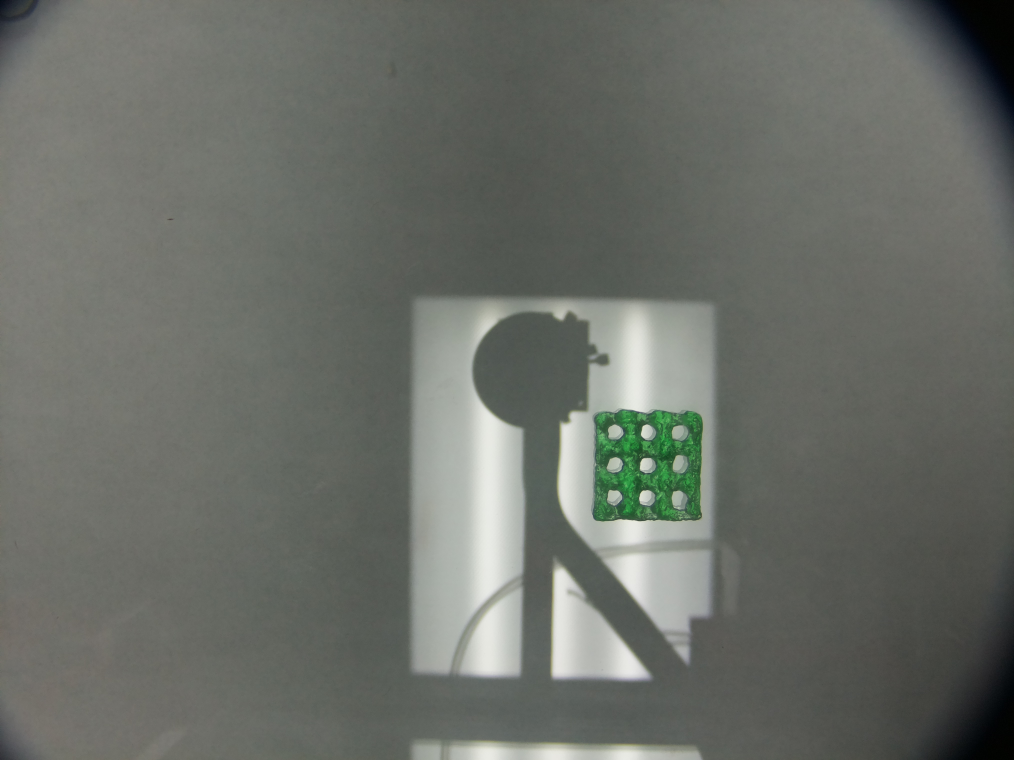
#> input picture images/A5C5Scaffold2/layer_001_001.jpg, 4056 x 3040 px, found by its file name (shown at 1/4 size)
$ python bioprint_vision.py
#> lines starting #> are read from the running program, lines starting #| are printed output that depends on the picture; after the words box and inside, x2 and y2 are one past the last pixel; in counts of white or black regions, pixels touching at a corner belong together
import cv2
import numpy as np
import time


def get_hsv_at_cursor():
    while True:
        x, y = pyautogui.position()
        screenshot = pyautogui.screenshot()
        img = np.array(screenshot)
        img = cv2.cvtColor(img, cv2.COLOR_RGB2BGR)
        b, g, r = img[y, x]
        hsv = cv2.cvtColor(np.uint8([[[b, g, r]]]), cv2.COLOR_BGR2HSV)[0][0]
        print(f"Cursor at ({x}, {y}) - HSV: {hsv}")
        time.sleep(0.5)


def compute_adaptive_green_bounds(hsv_image, h_std_factor=2.0, s_std_factor=1.5, v_std_factor=2.0):
    """
    Adaptively compute HSV bounds for green objects by:
    1. Doing a loose pre-filter for any plausible green hue (H: 35–95)
    2. Sampling the HSV distribution of those pixels
    3. Returning tight bounds centered on the measured mean ± k*std

    Args:
        hsv_image:      Full HSV image (H in [0,179])
        h_std_factor:   How many std-devs to allow around mean Hue
        s_std_factor:   How many std-devs to allow around mean Saturation
        v_std_factor:   How many std-devs to allow around mean Value

    Returns:
        lower (np.array), upper (np.array)  — both in OpenCV HSV scale
    """
    h, s, v = hsv_image[:, :, 0], hsv_image[:, :, 1], hsv_image[:, :, 2]

    # ── Loose pre-filter: green hue band + minimum saturation ──────────────
    loose_green = (h >= 35) & (h <= 95) & (s >= 60)
    if loose_green.sum() < 50:
        print("[WARN] Very few green pixels found in pre-filter. "
              "Falling back to hard-coded defaults.")
        return np.array([60, 140, 52]), np.array([85, 255, 235])

    # ── Sample statistics of confirmed green pixels ────────────────────────
    h_vals = h[loose_green].astype(float)
    s_vals = s[loose_green].astype(float)
    v_vals = v[loose_green].astype(float)

    h_mean, h_std = h_vals.mean(), h_vals.std()
    s_mean, s_std = s_vals.mean(), s_vals.std()
    v_mean, v_std = v_vals.mean(), v_vals.std()

    print(f"[Adaptive HSV] H: {h_mean:.1f} ± {h_std:.1f}  "
          f"S: {s_mean:.1f} ± {s_std:.1f}  "
          f"V: {v_mean:.1f} ± {v_std:.1f}")

    lower = np.array([
        max(0,   int(h_mean - h_std_factor * h_std)),
        max(0,   int(s_mean - s_std_factor * s_std)),
        max(70,   int(v_mean - v_std_factor * v_std)),
    ])
    upper = np.array([
        min(80, int(h_mean + h_std_factor * h_std) + 10),
        255,
        min(200, int(v_mean + v_std_factor * v_std) + 10),
    ])

    print(f"[Adaptive HSV] lower={lower}  upper={upper}")
    return lower, upper


def object_detection(image_path=None):
#> called with image_path = 'images\\A5C5Scaffold2\\layer_001_001.jpg'
    if image_path is None:
        image_path = (
            "/home/ryam/Desktop/bioprint_vision_project/"
            "images/better_square_photos/better_cam_1.jpg"
        )

    image = cv2.imread(image_path)
#> image is the input picture: shape (3040, 4056, 3); mean B, G, R 103.4, 109.7, 106.2
    if image is None:
        raise FileNotFoundError(f"Could not load image: {image_path}")

    # [6 lines of commented-out code are left out]

    hsv = cv2.cvtColor(image, cv2.COLOR_BGR2HSV)
#> hsv: shape (3040, 4056, 3); mean H, S, V 46, 18.1, 109.9

    # ── Adaptive thresholding ──────────────────────────────────────────────
    lower_green, upper_green = compute_adaptive_green_bounds(hsv)
#> in compute_adaptive_green_bounds, `h, s, v = hsv_image[:, :, 0], hsv_image[:, :, 1], hsv_image[:, :, 2]`:
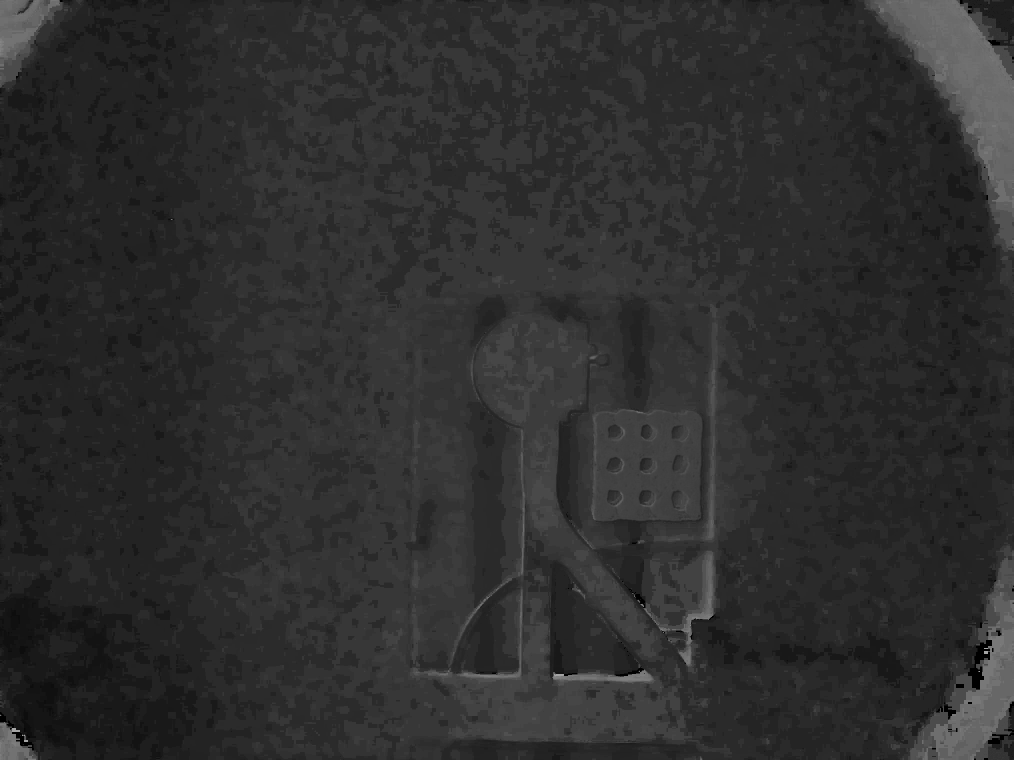
#> h: shape (3040, 4056) (shown at 1/4 size); min 0, max 177, mean 46
#> in compute_adaptive_green_bounds, `h, s, v = hsv_image[:, :, 0], hsv_image[:, :, 1], hsv_image[:, :, 2]`:
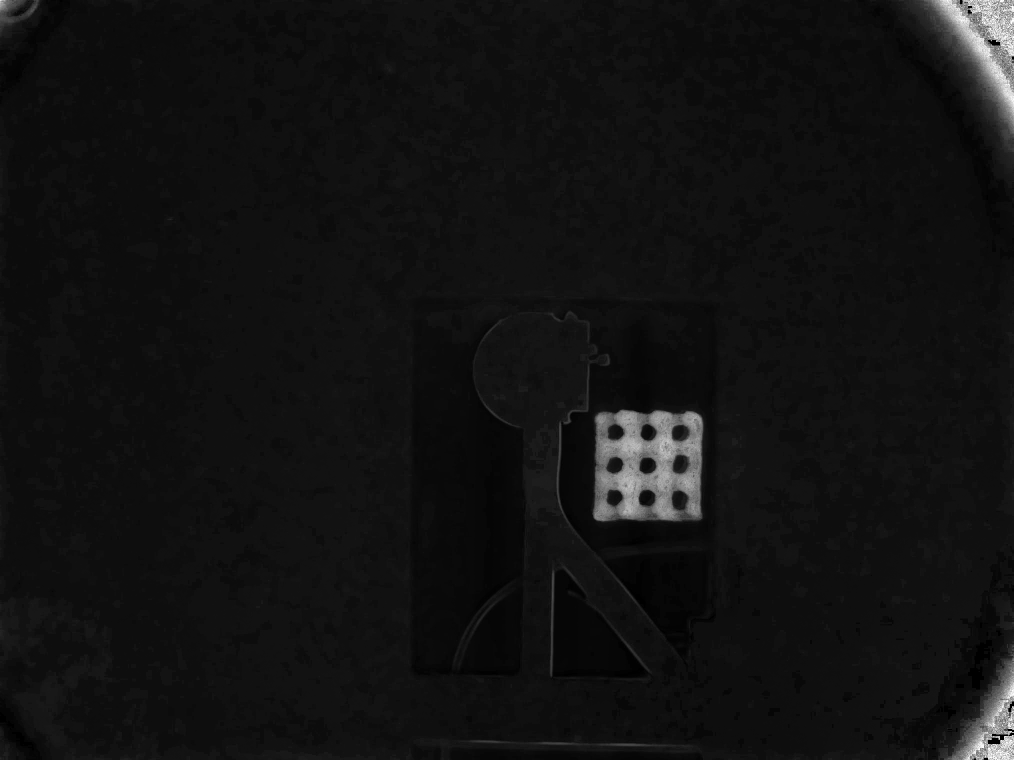
#> s: shape (3040, 4056) (shown at 1/4 size); min 0, max 255, mean 18.1
#> in compute_adaptive_green_bounds, `loose_green = (h >= 35) & (h <= 95) & (s >= 60)`:
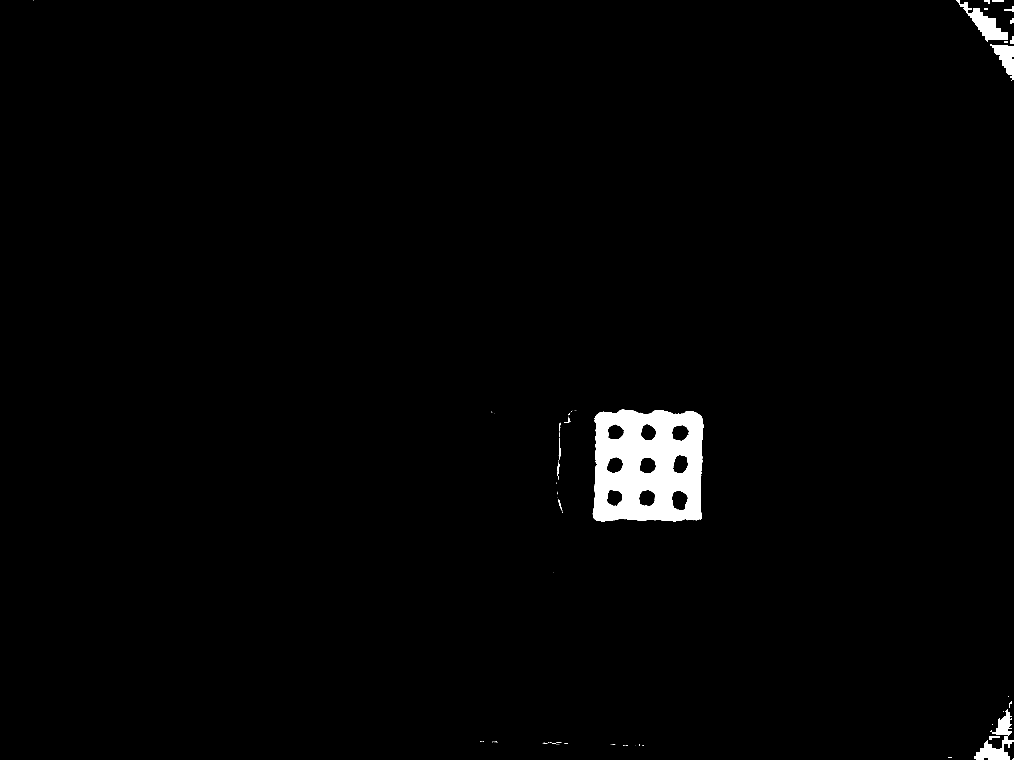
#> loose_green: shape (3040, 4056) bool (shown at 1/4 size); 1.5% white; 99 white regions (70 under 20 px), largest, box (x1, y1, x2, y2) and area: (2371, 1639, 2813, 2086) 152806, (3838, 10, 4032, 166) 10445, (3896, 2944, 4056, 3040) 7424
#> in compute_adaptive_green_bounds, `h_mean, h_std = h_vals.mean(), h_vals.std()`: h_mean = 64.99; h_std = 6.98
#> in compute_adaptive_green_bounds, `s_mean, s_std = s_vals.mean(), s_vals.std()`: s_mean = 135.6; s_std = 38.53
#> in compute_adaptive_green_bounds, `v_mean, v_std = v_vals.mean(), v_vals.std()`: v_mean = 96.09; v_std = 46.47
#| [Adaptive HSV] H: 65.0 ± 7.0  S: 135.6 ± 38.5  V: 96.1 ± 46.5
#> in compute_adaptive_green_bounds, `lower = np.array([ max(0,   int(h_mean - h_std_factor * h_std)), max(0..`: lower = [51, 77, 70]
#> in compute_adaptive_green_bounds, `upper = np.array([ min(80, int(h_mean + h_std_factor * h_std) + 10), 2..`: upper = [80, 255, 199]
#| [Adaptive HSV] lower=[51 77 70]  upper=[ 80 255 199]
#> lower_green = [51, 77, 70]; upper_green = [80, 255, 199]
    mask = cv2.inRange(hsv, lower_green, upper_green)
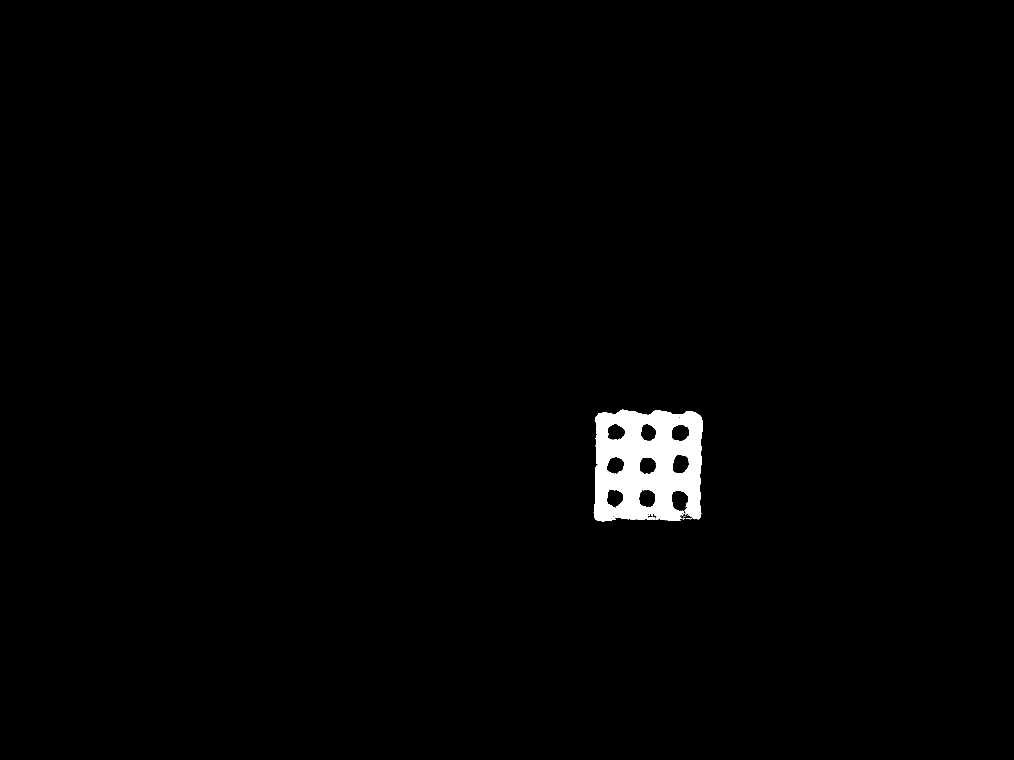
#> mask: shape (3040, 4056) (shown at 1/4 size); 1.2% white; 35 white regions (31 under 20 px), largest, box (x1, y1, x2, y2) and area: (2375, 1639, 2810, 2085) 143531, (2587, 2069, 2622, 2079) 194, (2604, 2058, 2612, 2066) 45, (2750, 2072, 2762, 2077) 23

    # ── Morphological clean-up ─────────────────────────────────────────────
    # Remove small noise
    kernel_open = np.ones((1, 1), np.uint8)
    mask = cv2.morphologyEx(mask, cv2.MORPH_OPEN, kernel_open)
    # Close small holes in the hydrogel body
    kernel_close = np.ones((11, 11), np.uint8)
    mask = cv2.morphologyEx(mask, cv2.MORPH_CLOSE, kernel_close)
#> mask: shape (3040, 4056); 1.2% white; 1 white region

    final_mask = mask
    cv2.imwrite("test_images/green_object_mask.png", final_mask)

    # ── Contour detection ──────────────────────────────────────────────────
    contours, _ = cv2.findContours(final_mask, cv2.RETR_TREE, cv2.CHAIN_APPROX_SIMPLE)
#> contours = 10 contours; largest, box (x1, y1, x2, y2) and area: (2375, 1639, 2810, 2085) 179754, (2685, 1961, 2755, 2044) 4504, (2689, 1819, 2756, 1895) 4074, (2555, 1959, 2622, 2029) 3832, (2686, 1699, 2758, 1765) 3822

    contour_image = image.copy()
    cv2.drawContours(contour_image, contours, -1, (0, 0, 255), 2)

    if contours:
        x, y, w, h = cv2.boundingRect(contours[0])
#> x = 2375; y = 1639; w = 435; h = 446
        cropped = contour_image[y:y + h, x:x + w]
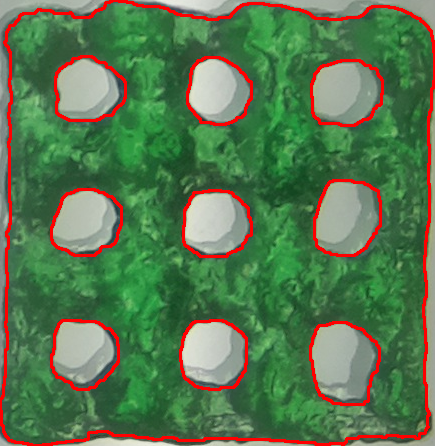
#> cropped: shape (446, 435, 3); mean B, G, R 80.7, 119.7, 89.9
        cv2.imwrite("test_images/green_object_cropped.png", cropped)

    cv2.imwrite("test_images/green_object_contours.png", contour_image)

    for i, cnt in enumerate(contours[1:]):
        area = cv2.contourArea(cnt)
        print(f"Contour {i + 1} area: {area:.1f} px")
#> this loop made 9 passes
#> area on passes 1 to 9: 4504, 3832, 3672, 3691.5, 3656, 4073.5, 3821.5, 3364.5, 3569
#| Contour 1 area: 4504.0 px
#| Contour 2 area: 3832.0 px
#| Contour 3 area: 3672.0 px
#| Contour 4 area: 3691.5 px
#| Contour 5 area: 3656.0 px
#| Contour 6 area: 4073.5 px
#| Contour 7 area: 3821.5 px
#| Contour 8 area: 3364.5 px
#> (further printed lines are left out)

    return contours


def contour_area_mm2(contours, calibration_path):
    """
    Calculate contour areas in mm² using full calibration data.

    Args:
        contours (list): List of contours from cv2.findContours
        calibration_path (str): Path to calibration .npz file

    Returns:
        list: Areas in mm² for each contour
    """
    data = np.load(calibration_path)

    for key in ('camera_matrix', 'dist_coeffs', 'pixel_to_mm'):
        if key not in data:
            raise ValueError(f"Missing '{key}' in calibration file.")

    camera_matrix = data['camera_matrix']
    dist_coeffs   = data['dist_coeffs']
    pixel_to_mm   = float(data['pixel_to_mm'])

    areas_mm2 = []
    for cnt in contours:
        cnt_f = cnt.astype(np.float32)
        undistorted = cv2.undistortPoints(
            cnt_f, camera_matrix, dist_coeffs, P=camera_matrix
        )
        area_px  = cv2.contourArea(undistorted)
        areas_mm2.append(area_px * (pixel_to_mm ** 2))

    return areas_mm2


if __name__ == "__main__":
    # get_hsv_at_cursor()
    path = "images\\A5C5Scaffold2\\layer_001_001.jpg"
    contours  = object_detection(path)
    areas_mm2 = contour_area_mm2(contours[1:], "calibration/calibration_data.npz")
#> (reads calibration/calibration_data.npz from the repository)
#> the loop in contour_area_mm2, `for cnt in contours:` made 9 passes
#> area_px on passes 1 to 9: 3649.8, 3075.9, 2924.8, 2948.8, 2898.2, 3283.3, 3069.5, 2678.5, 2819.6
#> after the loop in contour_area_mm2, `for cnt in contours:`: areas_mm2 = [7.46, 6.29, 5.98, 6.03, 5.93, 6.71, 6.28, 5.48, 5.77]

    for i, area in enumerate(areas_mm2):
        print(f"Contour {i + 1} area: {area:.2f} mm²")
#> this loop made 9 passes
#> area on passes 1 to 9: 7.46, 6.29, 5.98, 6.03, 5.93, 6.71, 6.28, 5.48, 5.77
#| Contour 1 area: 7.46 mm²
#| Contour 2 area: 6.29 mm²
#| Contour 3 area: 5.98 mm²
#| Contour 4 area: 6.03 mm²
#| Contour 5 area: 5.93 mm²
#| Contour 6 area: 6.71 mm²
#| Contour 7 area: 6.28 mm²
#| Contour 8 area: 5.48 mm²
#> (further printed lines are left out)

    # Label contours on saved image
    image = cv2.imread("test_images/green_object_contours.png")
    for i, cnt in enumerate(contours[1:]):
        x, y, w, h = cv2.boundingRect(cnt)
        cv2.putText(
            image, f"{areas_mm2[i]:.2f} mm^2",
            (x, y - 10), cv2.FONT_HERSHEY_SIMPLEX,
            0.55, (0, 0, 255), 2
        )
#> this loop made 9 passes
#> (x, y, w, h) on passes 1 to 9: (2685, 1961, 70, 83), (2555, 1959, 67, 70), (2426, 1959, 68, 70), (2558, 1829, 69, 67), (2426, 1828, 71, 67), (2689, 1819, 67, 76), (2686, 1699, 72, 66), (2562, 1696, 65, 68), (2430, 1695, 71, 65)
    cv2.imwrite("test_images/green_object_labeled.png", image)

    if areas_mm2:
        print(f"\nAverage area: {np.mean(areas_mm2):.2f} mm²")
#| Average area: 6.21 mm²
